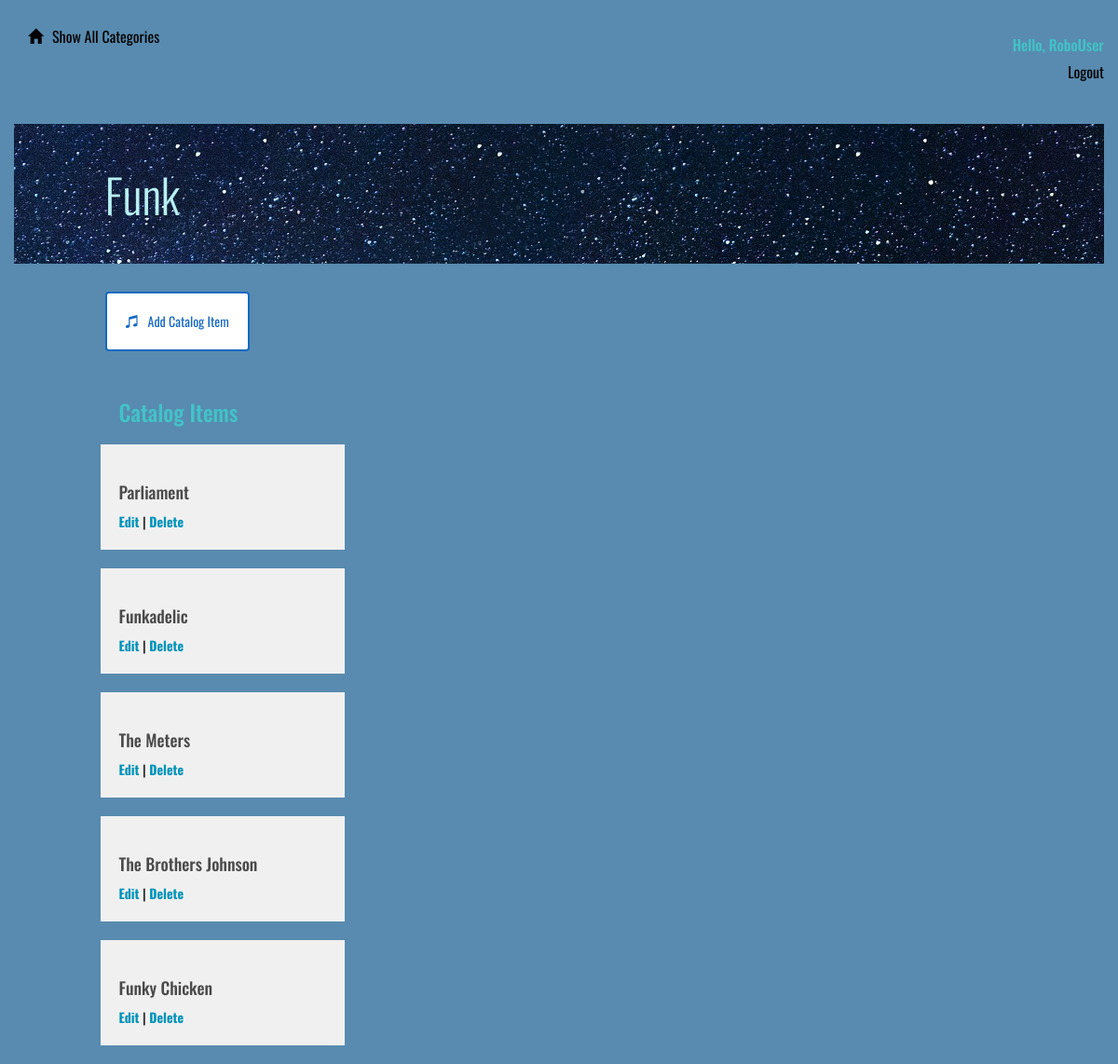
The page /catalog/Funk/items (signed in) on the database its author committed.
### models.py (models this page shows, shortened)
class Category(Base):
    __tablename__ = 'category'
    id = Column(Integer, primary_key=True)
    name = Column(String(250), nullable=False)
    user_id = Column(Integer, ForeignKey('user.id'))
    user = relationship(User)

class CatalogItem(Base):
    __tablename__ = 'catalog_item'
    name = Column(String(80), nullable=False)
    id = Column(Integer, primary_key=True)
    description = Column(String(1000))
    category_id = Column(Integer, ForeignKey('category.id'))
    category = relationship(Category)
    user_id = Column(Integer, ForeignKey('user.id'))
    user = relationship(User)

### application.py (the view)
@app.route('/catalog/<string:category>/items')
def showItemsInCategory(category):
    category_obj = session.query(Category).filter_by(name=category).one()
    items = session.query(CatalogItem).filter_by(
        category_id=category_obj.id).all()
    return render_template('catalog.html', category=category_obj, items=items)

### templates/catalog.html (shortened to what this page needs)
{% extends "main.html" %}
{% block content %}
{% include "header.html" %}
	<div class="row divider green">
		<div class="col-md-12"></div>
	</div>
	<div class="row banner menu">
		<div class="col-md-11 col-md-offset-1 padding-none">
			<a href="{{url_for('showItemsInCategory', category = category.name)}}">
				<h1>{{category.name}}</h1>
			</a>
		</div>
	</div>
	<div class="row padding-top padding-bottom">
		<div class="col-md-1"></div>
		<div class="col-md-11 padding-none">
			<a href="{{url_for('addNewCatalogItem' )}}">
				<button class="btn btn-default" id="new-catalog-item">
					<span class="glyphicon glyphicon-music" aria-hidden="true"></span>Add Catalog Item
				</button>
			</a>
		</div>
		<div class="col-md-7"></div>
	</div>
	{% if items !=[] %}
		<div class="row">
			<div class="col-md-1"></div>
			<div class="col-md-3">
				<h2>Catalog Items</h2>
					{% for i in items %}
						<div class="catalog-item">
							<a href='{{url_for('viewCatalogItem', category=category.name, item=i.name )}}'><h3>{{i.name}}</h3></a>
							<a href='{{url_for('editCatalogItem', item=i.name ) }}'>Edit</a> |
							<a href='{{url_for('deleteItem', item=i.name ) }}'>Delete</a>
						</div>
					{% endfor %}
			</div>
			<div class="col-md-1"></div>
		</div>
	{% endif %}
{% endblock %}

### static/styles.css (style rules this page uses)
* { font-family: "Oswald", sans-serif; font-weight: 700; }
body { background-color: rgb(88, 139, 175); }
h1 { font-family: "Oswald", sans-serif; font-size: 50px; color: rgb(183, 240, 243); line-height: 60px; font-weight: 300; }
h2 { font-size: 24px; color: #42C3C9; line-height: 29px; }
h3 { font-size: 18px; color: #4A4A4A; line-height: 23px; }
a { font-size: 14px; color: #0093B9; line-height: 17px; }
.padding-top { padding-top: 30px; }
.padding-bottom { padding-bottom: 30px; }
.padding-none { padding: 0; }
.btn { padding: 20px; margin: 0; border-color: #1669C2; border-width: 2px; color: #1669C2; ; }
.glyphicon { margin-right: 10px; }
.divider { height: 15px; }
.banner.menu { height: 150px; background: url("/static/milky-way.jpg"); }
.banner h1 { margin: 45px 0; }
.catalog-item { background: #F0F0F0; padding: 20px; margin: 20px; margin-left: -20px; }

### rows shown on the page
Category: name "Funk"
CatalogItem: name "Parliament"
CatalogItem: name "Funkadelic"
CatalogItem: name "The Meters"
CatalogItem: name "The Brothers Johnson"
CatalogItem: name "Funky Chicken"

### other values the page prints
{{ session['username'] }} "RoboUser"
